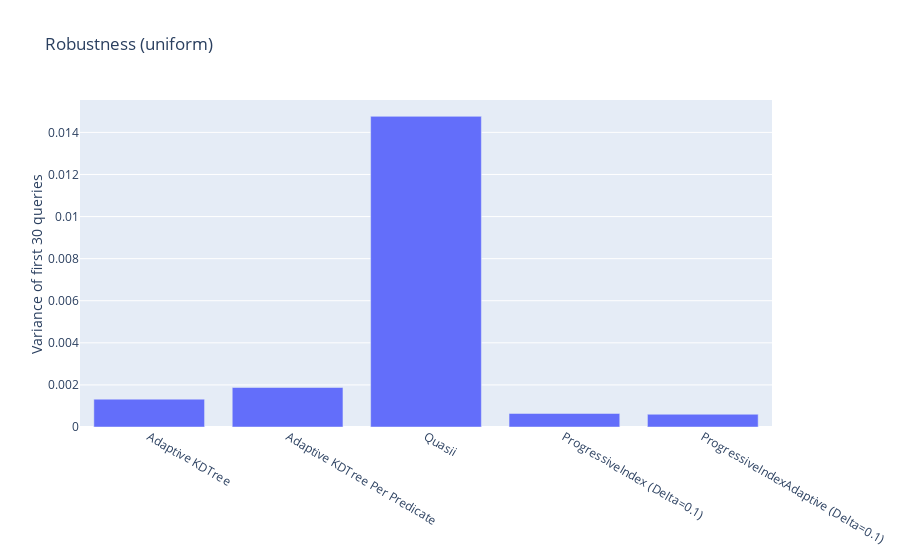

This figure's notebook cell:
### Code cell
# experiment = 'power'
# n_rows = '10000000.0'
# n_queries = '3000'
# sel='0.0'

def robustness(values):
    dfs = np.array(values)[:,0]
    names = np.array(values)[:,1]
    fig = go.Figure()

    variances = [np.var(df['query_time'][:30]) for df in dfs]
    fig = go.Figure(data=[
        go.Bar(name='Query Number', x=names, y=variances),
    ])
    fig.update_layout(title=f'Robustness ({experiment})',
                   yaxis_title='Variance of first 30 queries')
    fig.show()

robustness([
# [read_df(files['AverageKDTree'], '0.0', '1024', experiment, n_rows, n_queries, n_cols, sel), 'Average KDTree'],
# [read_df(files['MedianKDTree'], '0.0', '1024', experiment, n_rows, n_queries, n_cols, sel), 'MedianKDTree'],
[read_df(files['CrackingKDTree'], '0.0', '1024', experiment, n_rows, n_queries, n_cols, sel), 'Adaptive KDTree'],
[read_df(files['CrackingKDTreePerDimension'], '0.0', '1024', experiment, n_rows, n_queries, n_cols, sel), 'Adaptive KDTree Per Predicate'],
[read_df(files['Quasii'], '0.0', '1024', experiment, n_rows, n_queries, n_cols, sel), 'Quasii'],
[read_df(files['ProgressiveIndex'], '0.1', '1024', experiment, n_rows, n_queries, n_cols, sel), 'ProgressiveIndex (Delta=0.1)'],
# [read_df(files['ProgressiveIndex'], '0.2', '1024', experiment, n_rows, n_queries, n_cols, sel), 'ProgressiveIndex (Delta=0.2)'],
# [read_df(files['ProgressiveIndex'], '0.5', '1024', experiment, n_rows, n_queries, n_cols, sel), 'ProgressiveIndex (Delta=0.5)'],
[read_df(files['ProgressiveIndexAdaptive'], '0.1', '1024', experiment, n_rows, n_queries, n_cols, sel), 'ProgressiveIndexAdaptive (Delta=0.1)'],
# [read_df(files['ProgressiveIndexAdaptive'], '0.2', '1024', experiment, n_rows, n_queries, n_cols, sel), 'ProgressiveIndexAdaptive (Delta=0.2)'],
# [read_df(files['ProgressiveIndexAdaptive'], '0.5', '1024', experiment, n_rows, n_queries, n_cols, sel), 'ProgressiveIndexAdaptive (Delta=0.5)'],
# [read_df(files['FullScanCandidateList'], '0.0', '0', experiment, n_rows, n_queries, n_cols, sel), 'Full Scan Candidate List'],
])

### Figure 1 — Plotly figure (JSON) as saved in the notebook; plotly's stock layout.template omitted (floating-point values rounded to 4 significant figures)
{"data": [{"name": "Query Number", "type": "bar", "x": ["Adaptive KDTree", "Adaptive KDTree Per Predicate", "Quasii", "ProgressiveIndex (Delta=0.1)", "ProgressiveIndexAdaptive (Delta=0.1)"], "y": [0.001323, 0.001877, 0.01476, 0.0006434, 0.0006058]}], "layout": {"title": {"text": "Robustness (uniform)"}, "yaxis": {"title": {"text": "Variance of first 30 queries"}}}}
